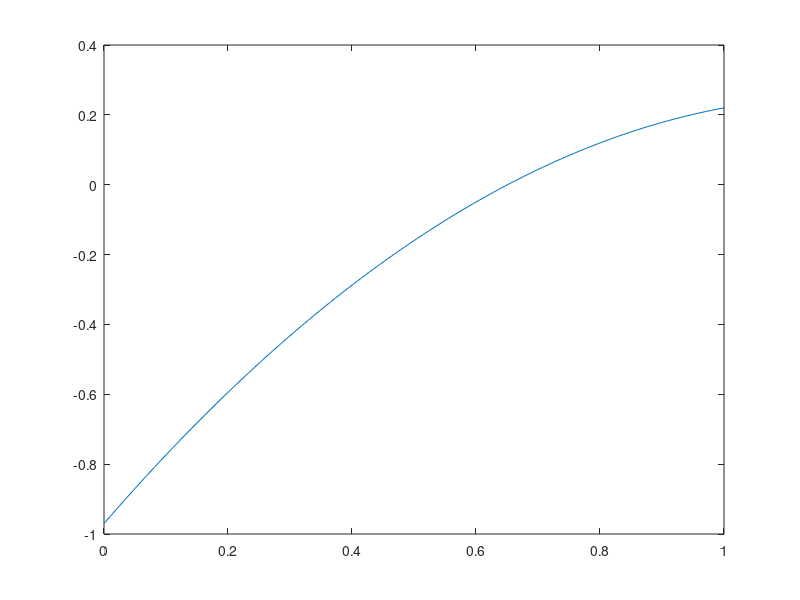

Here is the MATLAB script that generated this plot:
%y2(t) 
T_2 = 1;
t = linspace(0,1,100);
x = 0.86*t.^2-2.05*t+0.97;
for i = 1:100
    if i%2==1
        x(i)=-x(i);
    else x(i)=x(i);
    end
end
plot(t,x);
functie = @(x) 0.86*x.^2-2.05*x+0.97;
CC = integral(functie,0,T_2)*1/T_2
